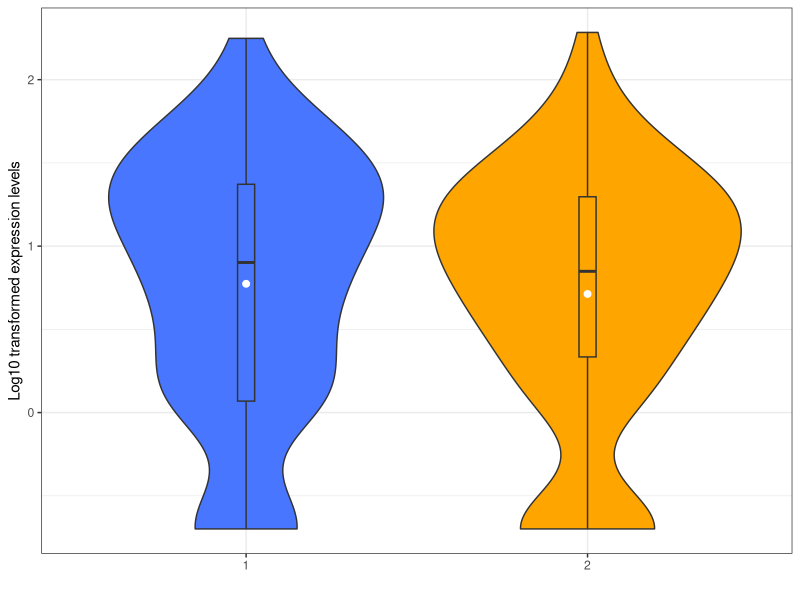

Reproduce this figure in R.
#! /usr/bin/Rscript

args = commandArgs(trailingOnly=TRUE);

library(ggplot2)
library(readr)

datafile<-read_csv("tempViolin.csv") # should have a column called value and a column called id

datafile$value<-log10(datafile$value+0.2)

datafile$id<-as.factor(datafile$id)

plot<-ggplot(datafile, aes(x=id, y=value, fill=id)) + geom_violin() + labs(y = "Log10 transformed expression levels", x="")

plot<-plot+scale_fill_manual(values=c("royalblue1", "orange1")) # blue = control, orange = case

plot <-plot + geom_boxplot(width=0.05) + stat_summary(fun.y=mean, geom="point", size=2, color="white") + theme_bw()+theme(legend.position = "none")

# plot+coord_cartesian(ylim = c(-2,5))

ggsave(args[1])

# #########################################################################################################################################################

# barFile1<-read_csv("tempBar1.csv") #should have column 1 as H2B names and column 2 as H2B values with header called values

# barColors1<-read_csv("tempColors1.csv") # should have column 1 as H2B names and column 2 as colors with header called colors

# q1 = ggplot(barFile1) + scale_fill_manual(values = barColors1$colors) + geom_col(aes(x = row.names(barFile1), y = barFile1$values, fill=row.names(barFile1))) + labs(y = "Log10 transformed expression levels", x="")

# q1  + theme(axis.text.x = element_text(angle = 90, hjust = 1),panel.grid.major = element_blank(), panel.grid.minor = element_blank(),legend.position = "none") + coord_cartesian(ylim = c(0,4))

# ggsave(args[2])

# #########################################################################################################################################################

# barFile2<-read_csv("tempBar2.csv") #should have column 1 as H2B names and column 2 as H2B values with header called values

# barColors2<-read_csv("tempColors2.csv") # should have column 1 as H2B names and column 2 as colors with header called colors

# q2 = ggplot(barFile2) + scale_fill_manual(values = barColors2$colors) + geom_col(aes(x = row.names(barFile2), y = barFile2$values, fill=row.names(barFile2))) + labs(y = "Log10 transformed expression levels", x="")

# q2  + theme(axis.text.x = element_text(angle = 90, hjust = 1),panel.grid.major = element_blank(), panel.grid.minor = element_blank(),legend.position = "none") + coord_cartesian(ylim = c(0,4))

# ggsave(args[3])